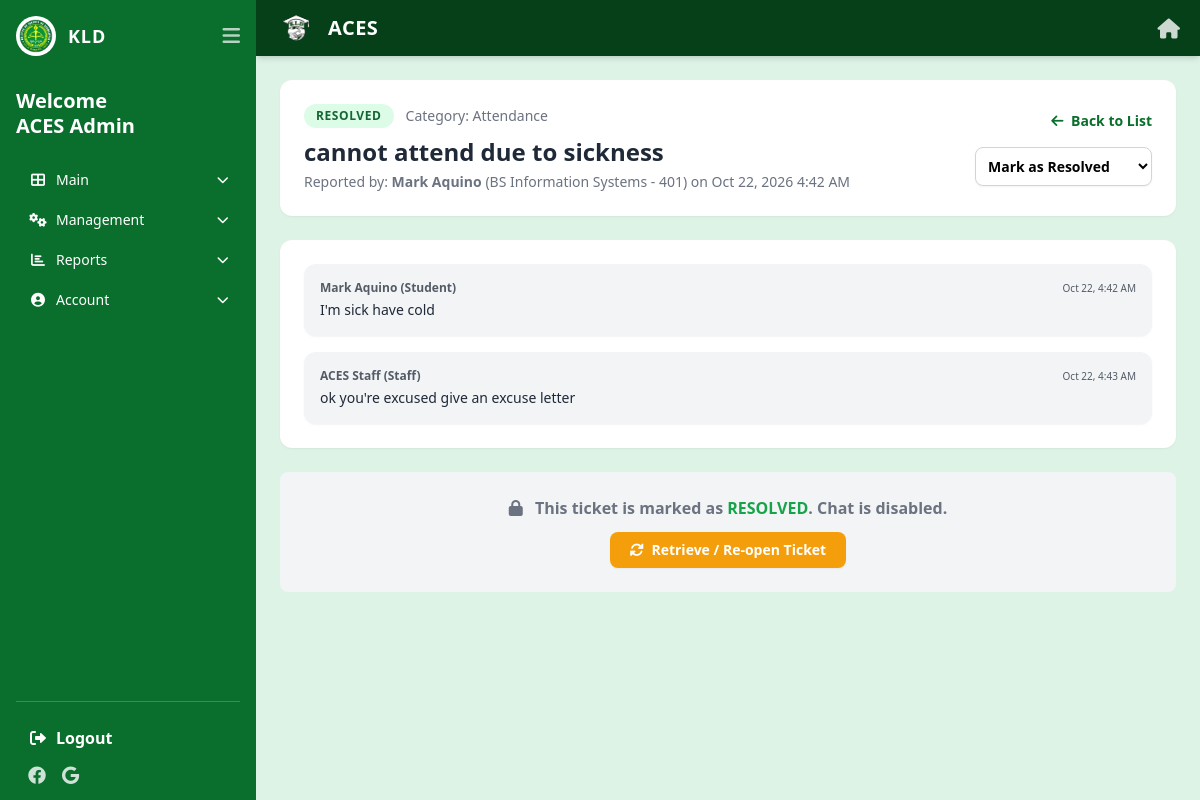
Screenshot of /staff/ticket.php?id=2 (signed in) with the database file from the repository.
### tables this page shows
CREATE TABLE `users` (
  `user_id` int(11) NOT NULL,
  `email` varchar(100) NOT NULL,
  `password_hash` varchar(255) NOT NULL,
  `is_verified` tinyint(1) NOT NULL DEFAULT 0,
  `verification_token` varchar(64) DEFAULT NULL,
  `verification_expires` datetime DEFAULT NULL,
  `reset_token` varchar(64) DEFAULT NULL,
  `reset_expires` datetime DEFAULT NULL,
  `full_name` varchar(100) NOT NULL,
  `role` enum('student','staff') NOT NULL,
  `staff_role` varchar(50) DEFAULT NULL,
  `is_active` tinyint(1) NOT NULL DEFAULT 1,
  `created_by` int(11) DEFAULT NULL,
  `created_at` datetime DEFAULT current_timestamp(),
  `pending_email` varchar(255) DEFAULT NULL,
  `email_change_pin` varchar(6) DEFAULT NULL,
  `email_pin_expiry` datetime DEFAULT NULL
);

CREATE TABLE `tickets` (
  `ticket_id` int(11) NOT NULL,
  `student_id` varchar(50) NOT NULL,
  `subject` varchar(200) NOT NULL,
  `category` enum('bug','attendance','module','other') DEFAULT 'other',
  `status` enum('open','in_progress','resolved','closed') DEFAULT 'open',
  `created_at` datetime DEFAULT current_timestamp(),
  `updated_at` datetime DEFAULT current_timestamp() ON UPDATE current_timestamp()
);

CREATE TABLE `students` (
  `student_id` varchar(50) NOT NULL,
  `user_id` int(11) NOT NULL,
  `section` varchar(50) NOT NULL,
  `program` varchar(100) NOT NULL,
  `middle_name` varchar(50) DEFAULT NULL,
  `suffix` varchar(10) DEFAULT NULL,
  `telephone` varchar(20) DEFAULT NULL,
  `mobile` varchar(20) DEFAULT NULL,
  `username` varchar(50) DEFAULT NULL,
  `is_deleted` tinyint(1) DEFAULT 0
);

CREATE TABLE `ticket_messages` (
  `message_id` int(11) NOT NULL,
  `ticket_id` int(11) NOT NULL,
  `sender_id` int(11) NOT NULL,
  `message` text NOT NULL,
  `image_path` varchar(255) DEFAULT NULL,
  `created_at` datetime DEFAULT current_timestamp()
);

### includes/auth.php (called while the page is built, shortened)
<?php
function isViewer() {
    $role = $_SESSION['staff_role'] ?? 'viewer';
    return $role === 'viewer' || $role === '' || $role === null;
}
?>

### staff/ticket.php (the view, shortened to what this page needs)
<?php
require_once '../includes/auth.php';
$ticket_id = isset($_GET['id']) ? (int)$_GET['id'] : 0;
$user_id = $_SESSION['user_id'];
$stmt = $pdo->prepare("SELECT t.*, u.full_name AS student_name, s.section, s.program FROM tickets t JOIN students s ON t.student_id = s.student_id JOIN users u ON s.user_id = u.user_id WHERE t.ticket_id = ?");
$stmt->execute([$ticket_id]);
$ticket = $stmt->fetch();
$stmt_msgs = $pdo->prepare("SELECT tm.*, u.full_name, u.role FROM ticket_messages tm JOIN users u ON tm.sender_id = u.user_id WHERE tm.ticket_id = ? ORDER BY tm.created_at ASC");
$stmt_msgs->execute([$ticket_id]);
$messages = $stmt_msgs->fetchAll();
?>
<!DOCTYPE html>
<html lang="en" class="h-full">
<head>
    <link rel="stylesheet" href="../assets/css/tailwind.css">
    <link rel="stylesheet" href="https://cdnjs.cloudflare.com/ajax/libs/font-awesome/6.0.0/css/all.min.css">
</head>
<body class="bg-[#dcf3e6] font-sans h-screen flex flex-col md:flex-row">
    <?php include '../includes/staff_sidebar.php'; ?>
    <div class="flex-1 flex flex-col overflow-hidden">
        <?php include '../includes/header.php'; ?>
        <main class="flex-1 p-6 overflow-y-auto">
            <div class="bg-white rounded-xl shadow-sm p-6 mb-6 flex flex-col md:flex-row justify-between items-start md:items-center gap-4">
                <div>
                    <div class="flex items-center gap-3 mb-2">
                        <span class="px-3 py-1 rounded-full text-xs font-bold uppercase tracking-wider <?= $ticket['status'] === 'open' ? 'bg-amber-100 text-amber-800' : ($ticket['status'] === 'resolved' ? 'bg-green-100 text-green-800' : 'bg-gray-100 text-gray-800') ?>">
                            <?= str_replace('_', ' ', strtoupper($ticket['status'])) ?>
                        </span>
                        <span class="text-sm text-gray-500">Category: <?= ucfirst($ticket['category']) ?></span>
                    </div>
                    <h1 class="text-2xl font-bold text-gray-800"><?= htmlspecialchars($ticket['subject']) ?></h1>
                    <p class="text-sm text-gray-500 mt-1">Reported by: <strong><?= htmlspecialchars($ticket['student_name']) ?></strong> (<?= htmlspecialchars($ticket['program']) ?> - <?= htmlspecialchars($ticket['section']) ?>) on <?= date('M d, Y g:i A', strtotime($ticket['created_at'])) ?></p>
                </div>
                <div class="flex flex-col items-end gap-2">
                    <a href="support.php" class="text-sm text-[#0a6e2d] font-bold hover:underline mb-2"><i class="fas fa-arrow-left mr-1"></i> Back to List</a>
                    <form method="POST">
                        <select name="status" onchange="this.form.submit()" class="border border-gray-300 rounded-lg p-2 text-sm font-semibold bg-white shadow-sm">
                            <option value="resolved" <?= $ticket['status']=='resolved'?'selected':'' ?>>Mark as Resolved</option>
                        </select>
                    </form>
                </div>
            </div>
            <div class="bg-white rounded-xl shadow-sm p-6 mb-6 min-h-[400px] max-h-[600px] overflow-y-auto flex flex-col gap-4">
                <?php if (empty($messages)): ?>
                    <p class="text-center text-gray-400 py-10">No messages yet.</p>
                <?php else: ?>
                    <?php foreach ($messages as $msg):
                        $is_me = ($msg['sender_id'] == $user_id);
                        $bubble_class = $is_me ? 'bg-[#0a6e2d] text-white ml-auto' : 'bg-gray-100 text-gray-800 mr-auto';
                    ?>
                        <div class="max-w-[70%] <?= $bubble_class ?> p-4 rounded-xl shadow-sm">
                            <div class="flex justify-between items-baseline gap-4 mb-1">
                                <span class="text-xs font-bold opacity-75"><?= htmlspecialchars($msg['full_name']) ?> (<?= ucfirst($msg['role']) ?>)</span>
                                <span class="text-[10px] opacity-75"><?= date('M d, g:i A', strtotime($msg['created_at'])) ?></span>
                            </div>
                            <p class="text-sm whitespace-pre-wrap"><?= nl2br(htmlspecialchars($msg['message'])) ?></p>
                        </div>
                    <?php endforeach; ?>
                <?php endif; ?>
            </div>
            <?php if ($ticket['status'] === 'open' || $ticket['status'] === 'in_progress'): ?>
            <form method="POST" enctype="multipart/form-data" class="bg-white rounded-xl shadow-sm p-4 flex gap-3 items-end">
                <?= csrf_field() ?>
                <input type="hidden" name="action" value="reply">
                <div class="flex-1">
                    <textarea name="message" rows="2" class="w-full border border-gray-300 rounded-lg p-3 text-sm focus:ring-[#0a6e2d] focus:border-[#0a6e2d]" placeholder="Type your reply here..." required></textarea>
                    <div class="mt-2 text-xs text-gray-500">
                        <input type="file" name="chat_image" accept="image/*" class="text-xs">
                    </div>
                </div>
                <button type="submit" class="bg-[#0a6e2d] hover:bg-[#054018] text-white px-6 py-3 rounded-lg font-bold text-sm h-[46px] mb-[22px]">
                    <i class="fas fa-paper-plane mr-1"></i> Send
                </button>
            </form>
            <?php else: ?>
                <div class="bg-gray-100 text-center p-6 rounded-lg flex flex-col items-center justify-center gap-3">
                    <div class="text-gray-500 font-semibold">
                        <i class="fas fa-lock mr-2"></i> This ticket is marked as <strong class="<?= $ticket['status'] === 'resolved' ? 'text-green-600' : 'text-red-600' ?>"><?= strtoupper($ticket['status']) ?></strong>. Chat is disabled.
                    </div>
                    <form method="POST">
                        <button type="submit" class="bg-amber-500 hover:bg-amber-600 text-white px-5 py-2 rounded-lg text-sm font-bold shadow-sm transition">
                            <i class="fas fa-sync-alt mr-1"></i> Retrieve / Re-open Ticket
                        </button>
                    </form>
                </div>
            <?php endif; ?>
        </main>
    </div>
</body>
</html>

### includes/staff_sidebar.php (shortened to what this page needs)
<?php
if (!isset($staff_name)) {
    $stmt = $pdo->prepare("SELECT full_name FROM users WHERE user_id = ?");
    $stmt->execute([$_SESSION['user_id']]);
    $sidebar_user = $stmt->fetch();
    $staff_name = $sidebar_user['full_name'];
}
?>
<aside id="staffSidebar" class="hidden md:flex w-64 bg-[#0a6e2d] text-white flex-col p-4 shrink-0 h-screen sticky top-0 transition-all duration-300 overflow-y-auto">
    <div>
        <div class="flex items-center justify-between mb-8">
            <div class="flex items-center gap-3" id="sidebarBrand">
                <img src="../assets/images/kld_logo.png" class="w-10 h-10 rounded-full border border-white/20 bg-white p-0.5 object-contain" alt="KLD">
                <span class="font-bold tracking-wider text-lg sidebar-text">KLD</span>
            </div>
            <button id="sidebarToggleBtn" class="text-white/70 hover:text-white text-xl focus:outline-none">
                <i class="fas fa-bars"></i>
            </button>
        </div>
        <div class="mb-6 sidebar-text">
            <h2 class="text-xl font-bold leading-tight">Welcome<br><?= htmlspecialchars($staff_name) ?></h2>
        </div>
        <nav class="space-y-1 text-sm">
            <div class="sidebar-group">
                <button class="group-header flex items-center justify-between w-full text-left text-white hover:text-green-200 hover:bg-white/10 rounded-lg px-3 py-2 transition-colors">
                    <span><i class="fas fa-th-large mr-2 w-5 text-center"></i><span class="sidebar-text">Main</span></span>
                    <i class="fas fa-chevron-down text-xs transition-transform duration-200 sidebar-text"></i>
                </button>
            </div>
            <?php if (!isViewer()): ?>
            <div class="sidebar-group">
                <button class="group-header flex items-center justify-between w-full text-left text-white hover:text-green-200 hover:bg-white/10 rounded-lg px-3 py-2 transition-colors">
                    <span><i class="fas fa-cogs mr-2 w-5 text-center"></i><span class="sidebar-text">Management</span></span>
                    <i class="fas fa-chevron-down text-xs transition-transform duration-200 sidebar-text"></i>
                </button>
            </div>
            <?php endif; ?>
            <div class="sidebar-group">
                <button class="group-header flex items-center justify-between w-full text-left text-white hover:text-green-200 hover:bg-white/10 rounded-lg px-3 py-2 transition-colors">
                    <span><i class="fas fa-chart-bar mr-2 w-5 text-center"></i><span class="sidebar-text">Reports</span></span>
                    <i class="fas fa-chevron-down text-xs transition-transform duration-200 sidebar-text"></i>
                </button>
            </div>
            <div class="sidebar-group">
                <button class="group-header flex items-center justify-between w-full text-left text-white hover:text-green-200 hover:bg-white/10 rounded-lg px-3 py-2 transition-colors">
                    <span><i class="fas fa-user-circle mr-2 w-5 text-center"></i><span class="sidebar-text">Account</span></span>
                    <i class="fas fa-chevron-down text-xs transition-transform duration-200 sidebar-text"></i>
                </button>
            </div>
        </nav>
    </div>
    <div class="mt-auto pt-4 border-t border-white/20">
        <a href="../logout.php" class="block text-white font-bold hover:text-red-300 hover:bg-white/10 rounded-lg px-3 py-2 transition-colors sidebar-text mb-2">
            <i class="fas fa-sign-out-alt mr-2 w-5 text-center"></i><span class="sidebar-text">Logout</span>
        </a>
        <div class="flex gap-4 text-lg opacity-80 sidebar-text px-3">
            <i class="fa-brands fa-facebook cursor-pointer hover:text-white"></i>
            <i class="fa-brands fa-google cursor-pointer hover:text-white"></i>
        </div>
    </div>
</aside>

### rows the page displays
users: full_name "ACES Admin"
tickets: status "RESOLVED", category "Attendance", subject "cannot attend due to sickness", users.full_name "Mark Aquino", student.program "BS Information Systems", student.section "401", created_at "Oct 22, 2026 4:42 AM", status "Mark as Resolved"
ticket_messages: sender.full_name "Mark Aquino", sender.role "Student", created_at "Oct 22, 4:42 AM", message "I'm sick have cold"
ticket_messages: sender.full_name "ACES Staff", sender.role "Staff", created_at "Oct 22, 4:43 AM", message "ok you're excused give an excuse letter"
